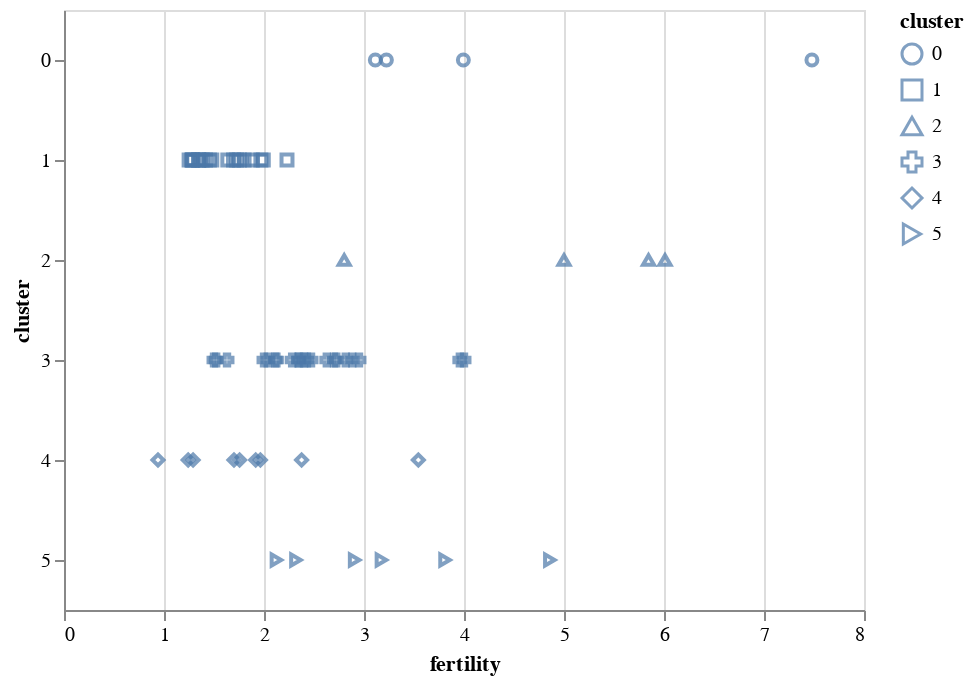

Notebook code cell kept with this figure:
### Markdown cell above
### Point Marks

The `point` mark type conveys specific points, as in *scatter plots* and *dot plots*. In addition to `x` and `y` encoding channels (to specify 2D point positions), point marks can use `color`, `size`, and `shape` encodings to convey additional data fields.

Below is a dot plot of `fertility`, with the `cluster` field redundantly encoded using both the `y` and `shape` channels.

### Code cell
alt.Chart(data2000).mark_point().encode(
    alt.X('fertility:Q'),
    alt.Y('cluster:N'),
    alt.Shape('cluster:N')
)

### Figure 1 — Vega-Lite specification as saved in the notebook (floating-point values rounded to 4 significant figures)
{"$schema": "https://vega.github.io/schema/vega-lite/v3.4.0.json", "config": {"mark": {"tooltip": null}, "view": {"height": 300, "width": 400}}, "data": {"name": "data-fdeb0b749a6385830bd1445d39ad6ea0"}, "datasets": {"data-fdeb0b749a6385830bd1445d39ad6ea0": [{"cluster": 0, "country": "Afghanistan", "fertility": 7.479, "life_expect": 42.13, "pop": 23898198, "year": 2000}, {"cluster": 3, "country": "Argentina", "fertility": 2.35, "life_expect": 74.34, "pop": 37497728, "year": 2000}, {"cluster": 3, "country": "Aruba", "fertility": 2.124, "life_expect": 73.45, "pop": 69539, "year": 2000}, {"cluster": 4, "country": "Australia", "fertility": 1.756, "life_expect": 80.37, "pop": 19164620, "year": 2000}, {"cluster": 1, "country": "Austria", "fertility": 1.382, "life_expect": 78.98, "pop": 8113413, "year": 2000}, {"cluster": 3, "country": "Bahamas", "fertility": 2.111, "life_expect": 71.07, "pop": 290075, "year": 2000}, {"cluster": 0, "country": "Bangladesh", "fertility": 3.224, "life_expect": 62.01, "pop": 130406594, "year": 2000}, {"cluster": 3, "country": "Barbados", "fertility": 1.5, "life_expect": 75.97, "pop": 273483, "year": 2000}, {"cluster": 1, "country": "Belgium", "fertility": 1.638, "life_expect": 78.32, "pop": 10263618, "year": 2000}, {"cluster": 3, "country": "Bolivia", "fertility": 3.958, "life_expect": 63.88, "pop": 8152620, "year": 2000}, {"cluster": 3, "country": "Brazil", "fertility": 2.345, "life_expect": 71.01, "pop": 175552771, "year": 2000}, {"cluster": 3, "country": "Canada", "fertility": 1.522, "life_expect": 79.77, "pop": 31278097, "year": 2000}, {"cluster": 3, "country": "Chile", "fertility": 2, "life_expect": 77.86, "pop": 15153450, "year": 2000}, {"cluster": 4, "country": "China", "fertility": 1.7, "life_expect": 72.03, "pop": 1262645000, "year": 2000}, {"cluster": 3, "country": "Colombia", "fertility": 2.47, "life_expect": 71.68, "pop": 39685655, "year": 2000}, {"cluster": 3, "country": "Costa Rica", "fertility": 2.281, "life_expect": 78.12, "pop": 3710558, "year": 2000}, {"cluster": 1, "country": "Croatia", "fertility": 1.348, "life_expect": 74.88, "pop": 4410830, "year": 2000}, {"cluster": 3, "country": "Cuba", "fertility": 1.63, "life_expect": 77.16, "pop": 11134273, "year": 2000}, {"cluster": 3, "country": "Dominican Republic", "fertility": 2.95, "life_expect": 70.85, "pop": 8385828, "year": 2000}, {"cluster": 3, "country": "Ecuador", "fertility": 2.817, "life_expect": 74.17, "pop": 12505204, "year": 2000}, {"cluster": 5, "country": "Egypt", "fertility": 3.174, "life_expect": 69.81, "pop": 70492342, "year": 2000}, {"cluster": 3, "country": "El Salvador", "fertility": 2.883, "life_expect": 70.73, "pop": 6122515, "year": 2000}, {"cluster": 1, "country": "Finland", "fertility": 1.754, "life_expect": 78.37, "pop": 5168595, "year": 2000}, {"cluster": 1, "country": "France", "fertility": 1.883, "life_expect": 79.59, "pop": 59381628, "year": 2000}, {"cluster": 1, "country": "Georgia", "fertility": 1.478, "life_expect": 70.48, "pop": 4777209, "year": 2000}, {"cluster": 1, "country": "Germany", "fertility": 1.346, "life_expect": 78.67, "pop": 82187909, "year": 2000}, {"cluster": 1, "country": "Greece", "fertility": 1.277, "life_expect": 78.26, "pop": 10559110, "year": 2000}, {"cluster": 3, "country": "Grenada", "fertility": 2.429, "life_expect": 67.75, "pop": 89312, "year": 2000}, {"cluster": 3, "country": "Haiti", "fertility": 4, "life_expect": 58.14, "pop": 7306302, "year": 2000}, {"cluster": 4, "country": "Hong Kong", "fertility": 0.94, "life_expect": 81.5, "pop": 6658720, "year": 2000}, {"cluster": 1, "country": "Iceland", "fertility": 1.993, "life_expect": 80.5, "pop": 281043, "year": 2000}, {"cluster": 0, "country": "India", "fertility": 3.113, "life_expect": 62.88, "pop": 1007702000, "year": 2000}, {"cluster": 4, "country": "Indonesia", "fertility": 2.376, "life_expect": 68.59, "pop": 206265000, "year": 2000}, {"cluster": 5, "country": "Iran", "fertility": 2.124, "life_expect": 69.45, "pop": 65660289, "year": 2000}, {"cluster": 5, "country": "Iraq", "fertility": 4.858, "life_expect": 57.05, "pop": 22675617, "year": 2000}, {"cluster": 1, "country": "Ireland", "fertility": 1.969, "life_expect": 77.78, "pop": 3791690, "year": 2000}, {"cluster": 5, "country": "Israel", "fertility": 2.906, "life_expect": 79.7, "pop": 5842454, "year": 2000}, {"cluster": 1, "country": "Italy", "fertility": 1.286, "life_expect": 80.24, "pop": 57719337, "year": 2000}, {"cluster": 3, "country": "Jamaica", "fertility": 2.628, "life_expect": 72.05, "pop": 2615467, "year": 2000}, {"cluster": 4, "country": "Japan", "fertility": 1.291, "life_expect": 82, "pop": 126699784, "year": 2000}, {"cluster": 2, "country": "Kenya", "fertility": 5, "life_expect": 50.99, "pop": 29985839, "year": 2000}, {"cluster": 4, "country": "South Korea", "fertility": 1.917, "life_expect": 66.66, "pop": 21647682, "year": 2000}, {"cluster": 4, "country": "North Korea", "fertility": 1.242, "life_expect": 77.05, "pop": 47351083, "year": 2000}, {"cluster": 5, "country": "Lebanon", "fertility": 2.319, "life_expect": 71.03, "pop": 3578036, "year": 2000}, {"cluster": 3, "country": "Mexico", "fertility": 2.401, "life_expect": 74.9, "pop": 99926620, "year": 2000}, {"cluster": 1, "country": "Netherlands", "fertility": 1.726, "life_expect": 78.53, "pop": 15907853, "year": 2000}, {"cluster": 4, "country": "New Zealand", "fertility": 1.964, "life_expect": 79.11, "pop": 3819762, "year": 2000}, {"cluster": 2, "country": "Nigeria", "fertility": 5.845, "life_expect": 46.61, "pop": 114306700, "year": 2000}, {"cluster": 1, "country": "Norway", "fertility": 1.801, "life_expect": 79.05, "pop": 4492400, "year": 2000}, {"cluster": 0, "country": "Pakistan", "fertility": 3.994, "life_expect": 63.61, "pop": 146342958, "year": 2000}, {"cluster": 3, "country": "Peru", "fertility": 2.7, "life_expect": 69.91, "pop": 25979722, "year": 2000}, {"cluster": 4, "country": "Philippines", "fertility": 3.544, "life_expect": 70.3, "pop": 79739825, "year": 2000}, {"cluster": 1, "country": "Poland", "fertility": 1.251, "life_expect": 74.67, "pop": 38654164, "year": 2000}, {"cluster": 1, "country": "Portugal", "fertility": 1.454, "life_expect": 77.29, "pop": 10335597, "year": 2000}, {"cluster": 2, "country": "Rwanda", "fertility": 6.01, "life_expect": 43.41, "pop": 7507056, "year": 2000}, {"cluster": 5, "country": "Saudi Arabia", "fertility": 3.81, "life_expect": 71.63, "pop": 23153090, "year": 2000}, {"cluster": 2, "country": "South Africa", "fertility": 2.802, "life_expect": 53.37, "pop": 44066197, "year": 2000}, {"cluster": 1, "country": "Spain", "fertility": 1.287, "life_expect": 79.78, "pop": 40016081, "year": 2000}, {"cluster": 1, "country": "Switzerland", "fertility": 1.415, "life_expect": 80.62, "pop": 7266920, "year": 2000}, {"cluster": 1, "country": "Turkey", "fertility": 2.23, "life_expect": 70.84, "pop": 65666677, "year": 2000}, {"cluster": 1, "country": "United Kingdom", "fertility": 1.695, "life_expect": 78.47, "pop": 59522468, "year": 2000}, {"cluster": 3, "country": "United States", "fertility": 2.038, "life_expect": 77.31, "pop": 282338631, "year": 2000}, {"cluster": 3, "country": "Venezuela", "fertility": 2.723, "life_expect": 72.77, "pop": 23542649, "year": 2000}]}, "encoding": {"shape": {"field": "cluster", "type": "nominal"}, "x": {"field": "fertility", "type": "quantitative"}, "y": {"field": "cluster", "type": "nominal"}}, "mark": "point"}
